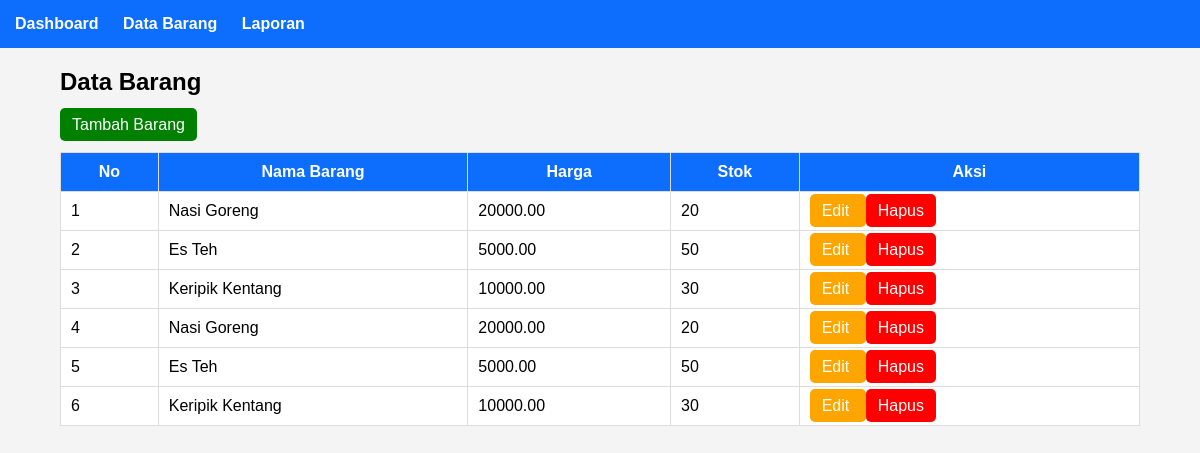
/app/barang.php, run on the app's committed database.
### tables this page shows
CREATE TABLE barang (
  id_barang int(11) NOT NULL,
  id_kategori int(11) NOT NULL,
  nama_barang varchar(100) NOT NULL,
  harga decimal(10,2) NOT NULL,
  stok int(11) NOT NULL
);

### app/barang.php (the view)
<?php
include "koneksi.php";
include "navbar.php";
?>
<h2>Data Barang</h2>
<a href="tambah_barang.php" class="btn tambah">
Tambah Barang
</a>
<br><br>
<table>
<tr>
<th>No</th>
<th>Nama Barang</th>
<th>Harga</th>
<th>Stok</th>
<th>Aksi</th>
</tr>
<?php
$no=1;
$data=mysqli_query($conn,"SELECT * FROM barang");
while($d=mysqli_fetch_array($data))
{
?>
<tr>
<td><?= $no++; ?></td>
<td><?= $d['nama_barang']; ?></td>
<td><?= $d['harga']; ?></td>
<td><?= $d['stok']; ?></td>
<td>
<a href="edit_barang.php?id=<?=$d['id_barang'];?>" class="btn edit">
Edit
</a>
<a
onclick="return confirm('Hapus Data?')"
href="hapus_barang.php?id=<?=$d['id_barang'];?>"
class="btn hapus">
Hapus
</a>
</td>
</tr>
<?php } ?>
</table>
</div>
</body>
</html>

### app/navbar.php (shortened to what this page needs)
<!DOCTYPE html>
<html>
<head>
</head>
<body>
<div class="navbar">
<a href="index.php">Dashboard</a>
<a href="barang.php">Data Barang</a>
<a href="laporan.php">Laporan</a>
</div>
<div class="container">

### app/navbar.php (style rules this page uses)
body { margin:0; font-family:Arial; background:#f4f4f4; }
.navbar { background:#0d6efd; padding:15px; }
.navbar a { color:white; text-decoration:none; margin-right:20px; font-weight:bold; }
.container { width:90%; margin:auto; margin-top:20px; }
table { width:100%; border-collapse:collapse; background:white; }
table th,table td { border:1px solid #ddd; padding:10px; }
table th { background:#0d6efd; color:white; }
.btn { padding:8px 12px; text-decoration:none; color:white; border-radius:5px; }
.tambah { background:green; }
.edit { background:orange; }
.hapus { background:red; }

### data on the page
barang: nama_barang "Nasi Goreng", harga "20000.00", stok "20"
barang: nama_barang "Es Teh", harga "5000.00", stok "50"
barang: nama_barang "Keripik Kentang", harga "10000.00", stok "30"
barang: nama_barang "Nasi Goreng", harga "20000.00", stok "20"
barang: nama_barang "Es Teh", harga "5000.00", stok "50"
barang: nama_barang "Keripik Kentang", harga "10000.00", stok "30"
